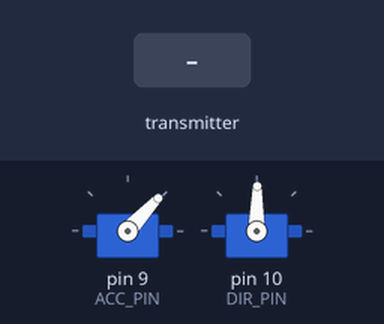
The sketch below on a simulated Arduino Nano, built with avr-gcc and run on an emulated ATmega328P. On the bench: 2 × servo. The test bench sets the inputs (shaded band). No radio packets arrive unless stated; what the sketch prints to the serial monitor is not drawn.

Above: at 2.2 s.
2.3 s: the transmitter starts sending acc = 256
At 5.0 s:
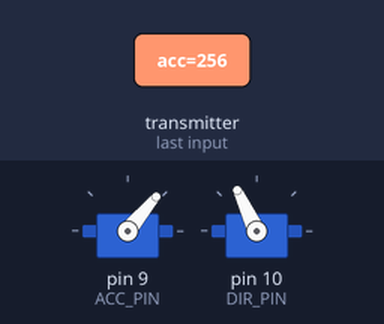
5.3 s: the transmitter starts sending dir = 1023
At 6.3 s:
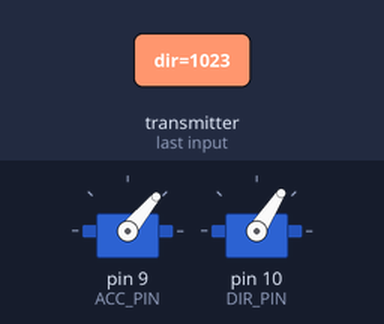
6.8 s: the transmitter starts sending acc = 0
At 7.4 s:
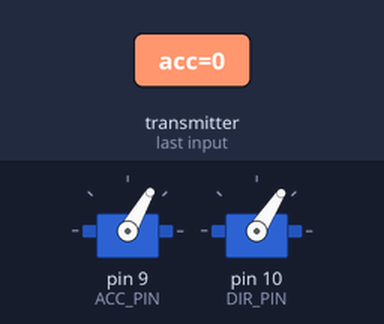
8.3 s: the transmitter starts sending dir = 512
At 8.6 s:
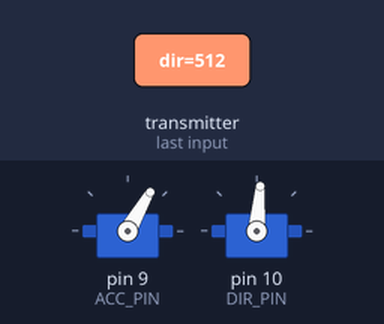
9.8 s: the transmitter starts sending acc = 1023
At 10.9 s:
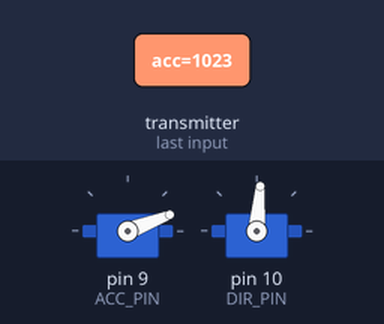
11.3 s: the transmitter starts sending dir = 0
At 12.1 s:
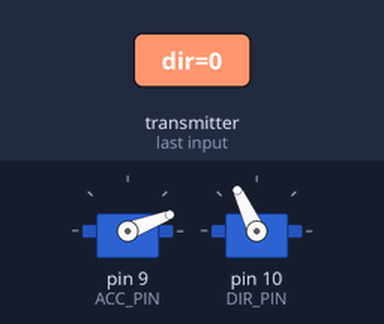
Timing chart, 0 to 13.8 s (numbered marks = the images above; inputs shaded):
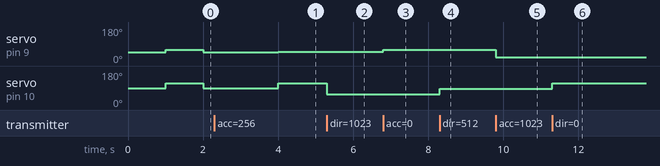

Measured:
- after the input at 2.3 s, servo on pin 9 (ACC_PIN): 47° → 50° after 1.7 s; servo on pin 10 (DIR_PIN): 89° → 115° after 1.7 s
- after the input at 5.3 s, servo on pin 10 (DIR_PIN): 115° → 57° at once
- after the input at 6.8 s, servo on pin 9 (ACC_PIN): 50° → 60° at once
- after the input at 8.3 s, servo on pin 10 (DIR_PIN): 57° → 85° at once
- after the input at 9.8 s, servo on pin 9 (ACC_PIN): 60° → 21° at once
- after the input at 11.3 s, servo on pin 10 (DIR_PIN): 85° → 115° at once

The sketch:

receiver.ino
```cpp
#include <Servo.h>
#include <SPI.h>
#include <nRF24L01.h>
#include <RF24.h>

typedef struct data
{
  int acc;
  int dir;
} Data;

#define LED_PIN 13

/************   RADIO VARIABLES   ************/

RF24 radio(7, 8); // CE, CSN
const byte address[6] = "00001";

/************   SERVO VARIABLES   ************/
// DIR calibrated
#define ACC_PIN 9
#define ACC_MIN 600
#define ACC_MAX 2400

// DIR calibrated
#define DIR_PIN 10
#define DIR_MIN 870
#define DIR_MAX 2470

// Range where servos can move (in degrees)
#define ACC_MIN_POS 21
#define ACC_MAX_POS 60
#define DIR_MIN_POS 57
#define DIR_MAX_POS 115

Servo acc_servo;
Servo dir_servo;
Data data;

long acc_pos = 0;
long dir_pos = 0;

// Number of degrees of movement per servo
long acc_range;
long dir_range;

unsigned long last_reception_millis;
unsigned long now;

/************   SETUP CODE   ************/

void servo_start_pos()
{
  acc_servo.write(47);
  dir_servo.write(89);
}

void servo_setup()
{
  acc_range = ACC_MAX_POS - ACC_MIN_POS;
  dir_range = DIR_MAX_POS - DIR_MIN_POS;
  acc_servo.attach(ACC_PIN, ACC_MIN, ACC_MAX);
  dir_servo.attach(DIR_PIN, DIR_MIN, DIR_MAX);
  // Servos at starting position
  servo_start_pos();
  delay(1000);
}

void radio_setup()
{
  radio.begin();
  radio.openReadingPipe(0, address);
  radio.setPALevel(RF24_PA_MIN);
  radio.startListening();
}

void setup()
{
  Serial.begin(115200);
  servo_setup();
  radio_setup();
}

/************   ACTUAL CODE   ************/

void failsafe()
{
  now = millis();
  if (now - last_reception_millis > 2000)
  {
    servo_start_pos();
    delay(2000);
  }
}

void radio_receive()
{
  if (radio.available())
  {
    radio.read(&data, sizeof(Data));
    last_reception_millis = millis();
    Serial.print("ACC: ");
    Serial.print(abs(data.acc-1023));
    // Serial.print(data.acc);
    Serial.print("    DIR: ");
    Serial.println(abs(data.dir-1023));
    // Serial.println(data.dir);
  }
  else
  {
    failsafe();
  }
}

void value_conversion()
{
  // prevent division by 0
  long aux_acc = acc_range * abs(data.acc-1023);
  long aux_dir = dir_range * abs(data.dir-1023);
  if (aux_acc != 0)
    aux_acc = aux_acc / 1023;
  if (aux_dir != 0)
    aux_dir = aux_dir / 1023;

  acc_pos = aux_acc + ACC_MIN_POS;
  dir_pos = aux_dir + DIR_MIN_POS;
}

void servo_update()
{
  acc_servo.write(acc_pos);
  Serial.println(acc_pos);
  dir_servo.write(dir_pos);
  //delay(2000);
}

void loop()
{
  radio_receive();
  value_conversion();
  servo_update();
}
```
